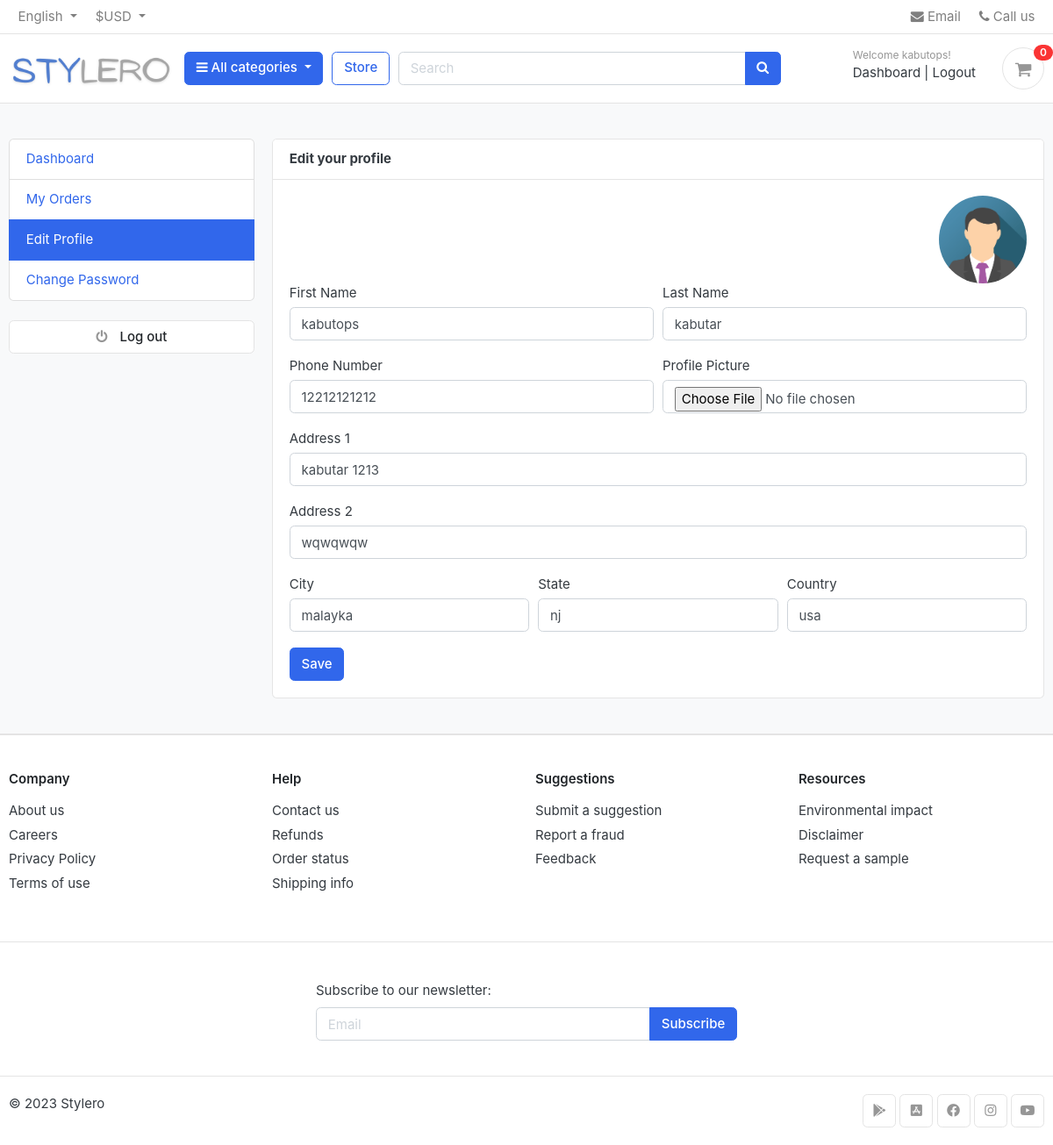
The app's page /accounts/edit_profile/ (signed in) with its own data.
### accounts/models.py (models this page shows, shortened)
class Account(AbstractBaseUser):                                                                                        #governs users behavior
    first_name = models.CharField(max_length=150)
    last_name = models.CharField(max_length=150)
    username = models.CharField(max_length=100,unique=True)
    email = models.EmailField(max_length=150, unique=True)
    phone_number = models.CharField(max_length=100)
    date_joined = models.DateTimeField(auto_now_add=True)
    last_login = models.DateTimeField(auto_now_add=True)
    is_admin =models.BooleanField(default=False)
    is_staff = models.BooleanField(default=False)
    is_active = models.BooleanField(default=False)
    is_superadmin = models.BooleanField(default=False)
    USERNAME_FIELD = 'email'                                                                                            #logging in with email                                                                                #logging in with email address
    REQUIRED_FIELDS = ['username','first_name','last_name']
    objects = MyAccountManager()
    class Meta:
        verbose_name = 'account'
        verbose_name_plural = 'accounts'

class UserProfile(models.Model):
    user= models.OneToOneField(Account,on_delete=models.CASCADE)                                                        #only one profile associated with one account
    address_1=models.CharField(blank=True,max_length=300)
    address_2=models.CharField(blank=True,max_length=300)
    profile_picture=models.ImageField(blank=True,upload_to='userprofile')
    city=models.CharField(blank=True,max_length=150)
    state=models.CharField(blank=True,max_length=150)
    country=models.CharField(blank=True,max_length=150)

### accounts/views.py (the view)
# urls.py: path('edit_profile/',views.edit_profile,name='edit_profile'),
@login_required(login_url='login')
def edit_profile(request):
    userprofile=get_object_or_404(UserProfile,user=request.user)
    if request.method == 'POST':
        user_form = UserForm(request.POST,instance=request.user)
        profile_form = UserProfileForm(request.POST,request.FILES, instance=userprofile)                                #for passing profile picture file
        if user_form.is_valid()and profile_form.is_valid():
            user_form.save()
            profile_form.save()
            messages.success(request,'Your profile has been updated.')
            return redirect('edit_profile')
    else:
        user_form= UserForm(instance=request.user)
        profile_form=UserProfileForm(instance=userprofile)
    context= {
        'user_form':user_form,
        'profile_form':profile_form,
        'userprofile':userprofile,
    }
    return render(request,'accounts/edit_profile.html',context)

### accounts/forms.py
class UserForm(forms.ModelForm):
    class Meta:
        model=Account
        fields={'first_name','last_name','phone_number'}
    def __init__(self,*args,**kwargs):
        super(UserForm,self).__init__(*args,**kwargs)
        for field in self.fields:
            self.fields[field].widget.attrs['class'] = 'form-control'

class UserProfileForm(forms.ModelForm):
    profile_picture = forms.ImageField(required=False,error_messages={'invalid':("Image files only")},widget=forms.FileInput)
    class Meta:
        model = UserProfile
        fields = ('address_1','address_2','city','state','country','profile_picture')
    def __init__(self,*args,**kwargs):
        super(UserProfileForm,self).__init__(*args,**kwargs)
        for field in self.fields:
            self.fields[field].widget.attrs['class'] = 'form-control'

### carts/views.py (called while the page is built)
def _cart_id(request):                                                                                                  #private function
    cart = request.session.session_key                                                                                  #session id
    if not cart:
        cart = request.session.create()                                                                                 #if there is no session_key a new one is created
    return cart

### category/context_processor.py (called while the page is built)
def menu_links(request):
    links = Category.objects.all()                                                                                      #fetching all the categories
    return dict(links=links)                                                                                            #returning a dictionary with key links connected to category queryset

### category/models.py (called while the page is built)
    def get_url(self):                                                                                                  #category url
        return reverse ('products_by_category', args=[self.slug])

### templates/accounts/edit_profile.html (shortened to what this page needs)
{% extends 'base.html' %}
{% block content %}
<section class="section-content padding-y bg">
<div class="container">
	<div class="row">
{% include 'includes/dashboard_sidebar.html' %}
	<main class="col-md-9">
		<article class="card">
		<header class="card-header">
			<strong class="d-inline-block mr-3">Edit your profile</strong>
		</header>
		<div class="card-body">
            <div class="text-right">
                <img src="{{userprofile.profile_picture.url}}" alt= "Profile Picture" width="100" style="border-radius:50px;">
            </div>
			<div class="row">
             <div class="col-md-12">
                <form action="{% url 'edit_profile'%}" method ="POST" enctype="multipart/form-data">
                    <div class="form-row">
                        <div class="form-group col-md-6">
                            <label>First Name</label>
                            {{user_form.first_name}}
                    </div>
                        <div class="form-group col-md-6">
                            <label>Last Name</label>
                            {{user_form.last_name}}
                    </div>
                    </div>
                    			<div class="form-row">
						<div class="form-group col-md-6">
							<label>Phone Number</label>
							{{user_form.phone_number}}
						</div>
                                   <div class="form-group col-md-6">
                            <label>Profile Picture</label>
                             {{profile_form.profile_picture}}
                        </div>
                      </div>
                    <div class="form-group">
                            <label>Address 1</label>
                        {{ profile_form.address_1 }}
                        </div>
                    <div class="form-group">
                            <label>Address 2</label>
                        {{profile_form.address_2}}
                         </div>
                     <div class="form-row">
                        <div class="form-group col-md-4">
                            <label>City</label>
                            {{profile_form.city}}
                    </div>
                         <div class="form-group col-md-4">
                            <label>State</label>
                       {{profile_form.state}}
                        </div>
                              <div class="form-group col-md-4">
                            <label>Country</label>
                         {{profile_form.country}}
                        </div>
                     </div>
                    <input type="submit" value="Save" class="btn btn-primary">
                </form>
            </div>
			</div>
		</div>
		</article>
	</main>
</div>
</div>
</section>
{% endblock %}

### templates/includes/navbar.html (shortened to what this page needs)
{%  load static %}
<header class="section-header">
<nav class="navbar p-md-0 navbar-expand-sm navbar-light border-bottom">
<div class="container">
<div class="collapse navbar-collapse" id="navbarTop4">
    <ul class="navbar-nav mr-auto">
        <li class="nav-item dropdown">
            <a class="nav-link dropdown-toggle" href="#" id="languageDropdown" role="button" data-toggle="dropdown" aria-haspopup="true" aria-expanded="false">
                English
            </a>
        </li>
        <li class="nav-item dropdown">
            <a class="nav-link dropdown-toggle" href="#" id="currencyDropdown" role="button" data-toggle="dropdown" aria-haspopup="true" aria-expanded="false">
                $USD
            </a>
        </li>
    </ul>
    <ul class="navbar-nav">
		<li><a href="#" class="nav-link"> <i class="fa fa-envelope"></i> Email </a></li>
		<li><a href="#" class="nav-link"> <i class="fa fa-phone"></i> Call us </a></li>
	</ul>
  </div>
</div>
</nav>
<section class="header-main border-bottom">
	<div class="container">
<div class="row align-items-center">
	<div class="col-lg-2 col-md-3 col-6">
		<a href="{% url 'home' %}" class="brand-wrap">
			<img class="logo" src="{% static  './images/logo13.png' %}">
		</a>
	</div>
	<div class="col-lg col-sm col-md col-6 flex-grow-0">
		<div class="category-wrap dropdown d-inline-block float-right">
			<button type="button" class="btn btn-primary dropdown-toggle" data-toggle="dropdown">
				<i class="fa fa-bars"></i> All categories
			</button>
		</div>
	</div>
	<a href="{%  url 'store' %}" class="btn btn-outline-primary">Store</a>
	<div class="col-lg  col-md-6 col-sm-12 col">
		<form action="{% url 'search' %}" class="search" method="GET">
			<div class="input-group w-100">
			    <input type="text" class="form-control" style="width:60%;" placeholder="Search" name="keyword">
			    <div class="input-group-append">
			      <button class="btn btn-primary" type="submit">
			        <i class="fa fa-search"></i>
			      </button>
			    </div>
		    </div>
		</form>
	</div>
	<div class="col-lg-3 col-sm-6 col-8 order-2 order-lg-3">
				<div class="d-flex justify-content-end mb-3 mb-lg-0">
                    {% if user.id is None %}
					<div class="widget-header">
						<small class="title text-muted">Welcome guest!</small>
						<div>
							<a href="{% url 'login' %}">Sign in</a> <span class="dark-transp"> | </span>
							<a href="{% url 'register' %}"> Register</a>
						</div>
					</div>
                    {% else %}
                    		<div class="widget-header">
						<small class="title text-muted">Welcome {{ user.first_name }}!</small>
						<div>
							<a href="{%url 'dashboard' %}">Dashboard</a> <span class="dark-transp"> | </span>
							<a href="{% url 'logout' %}"> Logout</a>
						</div>
                    </div>
                    {% endif %}
					<a href="{% url 'cart' %}" class="widget-header pl-3 ml-3">
						<div class="icon icon-sm rounded-circle border"><i class="fa fa-shopping-cart"></i></div>
						<span class="badge badge-pill badge-danger notify">{{ cart_count }}</span>
					</a>
				</div>
			</div>
</div>
	</div>
</section>
</header>

### static/css/ui.css (style rules this page uses)
html { font-family: "Inter", sans-serif; font-size: 15px; }
.icon-xs, .icon-sm, .icon-md, .icon-lg { display: inline-block; text-align: center; flex-shrink: 0; flex-grow: 0; }
.icon-sm { width: 48px; height: 48px; line-height: 48px !important; font-size: 20px; }
.padding-y { padding-top: 40px; padding-bottom: 40px; }
article:after, .form-group:after { display: block; clear: both; content: ""; }
.bg { background-color: #f8f9fa; }
.header-main { position: relative; padding-top: 1rem; padding-bottom: 1rem; }
.brand-wrap .logo, .navbar-brand .logo { margin-right: 7px; max-height: 42px; display: inline-block; }
.widget-header { display: inline-block; vertical-align: middle; position: relative; }
.widget-header a { color: #343a40; }
.widget-header i { color: #969696; }
.widget-header .title { display: block; }
.widget-header .notify { position: absolute; top: -3px; right: -10px; }
.notify { position: absolute; top: -4px; right: -10px; display: inline-block; padding: 0.25em 0.6em; font-size: 12px; line-height: 1; text-align: center; border-radius: 3rem; color: #fff; background-color: #fa3434; }

### records on screen
Account: first_name "kabutops", last_name "kabutar", phone_number "12212121212"
UserProfile: profile_picture (placeholder picture), address_1 "kabutar 1213", address_2 "wqwqwqw", city "malayka", state "nj", country "usa"

### other values on screen
{{ cart_count }} "0"
